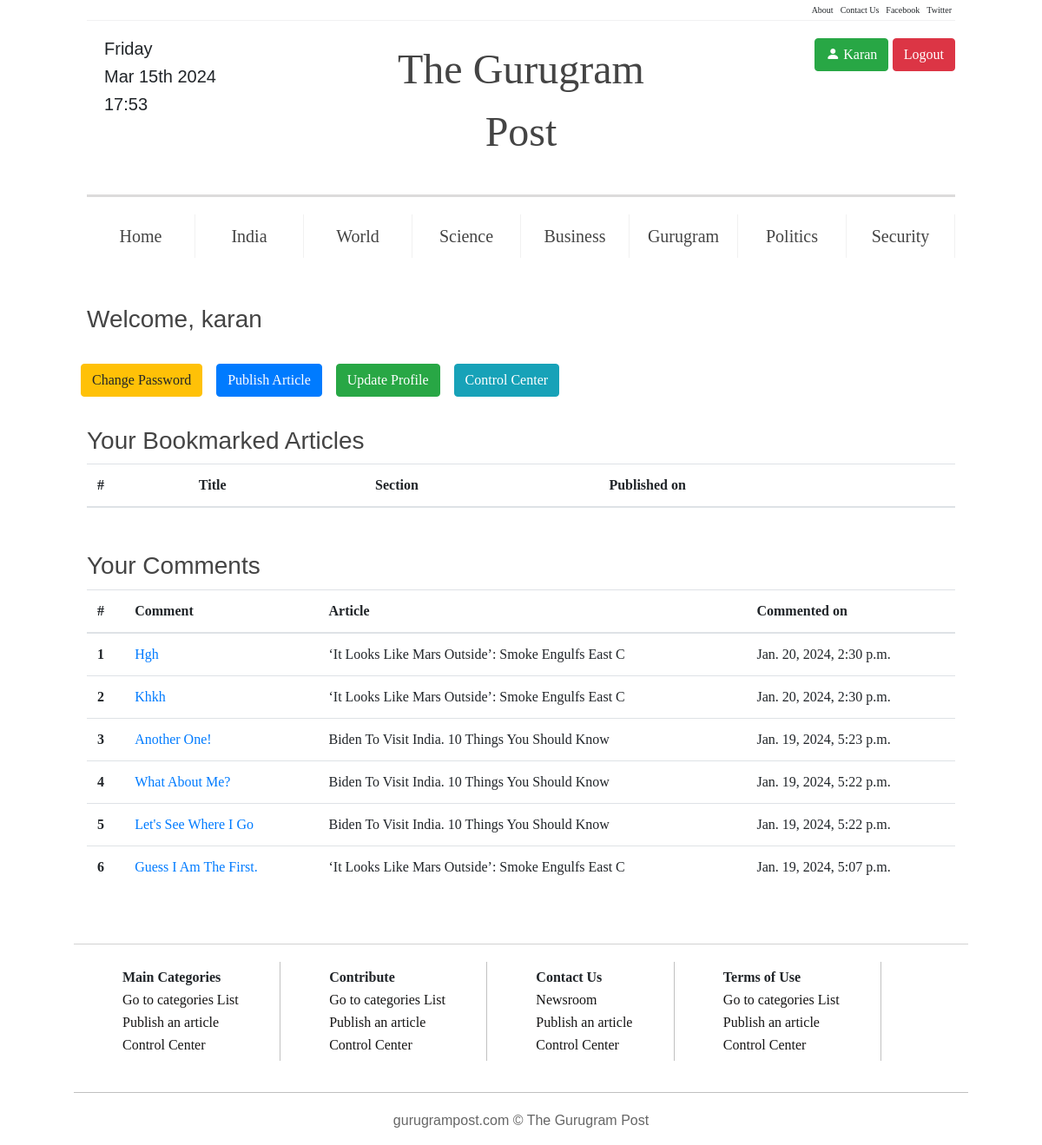
/users/profile/ (signed in), run on an earlier commit of the app's database.
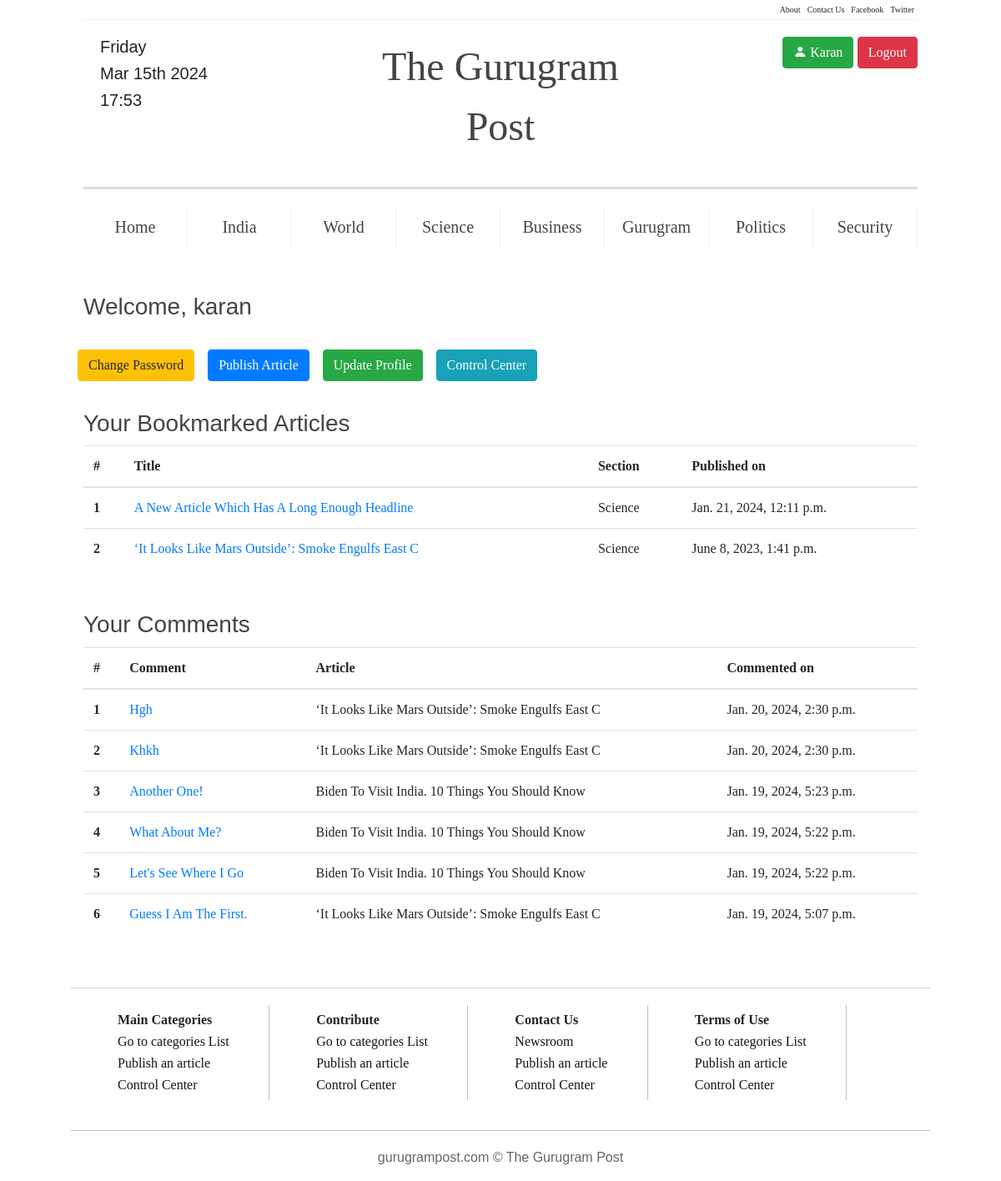
And on a later commit of the database.
### Blog/models.py (models this page shows, shortened)
class Comment(models.Model):
    article = models.ForeignKey(
        Article,
        on_delete=models.CASCADE,
        related_name='comments')
    user = models.ForeignKey(
        get_user_model(),
        on_delete=models.CASCADE)
    text = models.TextField()
    created_date = models.DateTimeField(auto_now_add=True)
    parent = models.ForeignKey('Comment',on_delete=models.DO_NOTHING,null=True,blank=True)
    class Meta:
        ordering = ('-created_date',)

class Article(models.Model):
    title=models.CharField(max_length=100)
    date_pub=models.DateTimeField("Published DateTime",auto_now_add=True) #auto_now_add is for adding date when first created, not whenever updated
    author=models.ForeignKey(get_user_model(),on_delete=models.CASCADE)
    cat=models.ManyToManyField("Category",verbose_name="Category")
    text=RichTextField()
    img=models.ImageField(verbose_name='Cover Image',null=True,blank=True)
    slug=models.SlugField(max_length=50, unique_for_month="date_pub")    #must include only lowercase alphanumeric characters and dashes
    updated_at=models.DateTimeField("Updated on",auto_now=True)
    featured=models.BooleanField(verbose_name='Home Page(Featured)',default=False)
    section=models.ForeignKey('Section',on_delete=models.CASCADE,default=None,null=True)
    class Meta:
        ordering = ('-date_pub',)
    def get_absolute_url(self):
        return reverse("blog:article_detail", kwargs={'year':self.date_pub.year,'month':self.date_pub.month,'slug':self.slug})

class Bookmark(models.Model):
    article=models.ForeignKey('Article',on_delete=models.CASCADE)
    user=models.ForeignKey(
        get_user_model(),
        on_delete=models.CASCADE)

class Section(models.Model):
    name=models.CharField(max_length=45, unique=True)
    slug=models.SlugField(max_length=30,unique=True)
    def __str__(self):
        return self.name

### users/views.py (the view)
# urls.py: path('profile/',views.user_page,name='profile'),
def user_page(request):
    context={}
    return render(request, "users/user_page.html", context)

### users/templates/users/user_page.html
{% extends 'Blog/base.html' %}
{% block content %}
<h3>Welcome, {{user.username}}</h3>
<br>
<div class="row">
    <a href="{% url 'users:password_change' %}" class="btn btn-warning mx-2">Change Password</a>
    <a href="{% url 'blog:article_create' %}" class="btn btn-primary mx-2">Publish Article</a>
    <a href="{% url 'users:update_profile' %}" class="btn btn-success mx-2">Update Profile</a>
    <a href="{% url 'blog:control_center' %}" class="btn btn-info mx-2">Control Center</a>
</div>
<br>
<h3>Your Bookmarked Articles</h3>
<table class="table">
    <thead>
      <tr>
        <th scope="col">#</th>
        <th scope="col">Title</th>
        <th scope="col">Section</th>
        <th scope="col">Published on</th>
      </tr>
    </thead>
    <tbody>
        {% for art in user.bookmark_set.all %}
      <tr>
        <th scope="row">{{forloop.counter}}</th>
        <td><a href="{{art.article.get_absolute_url}}">{{art.article.title|title}}</a></td>
        <td>{{art.article.section}}</td>
        <td>{{art.article.date_pub}}</td>
      </tr>
      {% endfor %}
    </tbody>
  </table>
  <br>
<h3>Your Comments</h3>
<table class="table">
    <thead>
      <tr>
        <th scope="col">#</th>
        <th scope="col">Comment</th>
        <th scope="col">Article</th>
        <th scope="col">Commented on</th>
      </tr>
    </thead>
    <tbody>
        {% for comment in user.comment_set.all %}
      <tr>
        <th scope="row">{{forloop.counter}}</th>
        <td><a href="{{comment.article.get_absolute_url}}">{{comment.text|title}}</a></td>
        <td>{{comment.article.title|title}}</td>
        <td>{{comment.created_date}}</td>
      </tr>
      {% endfor %}
    </tbody>
  </table>
{% endblock %}

### Blog/templates/Blog/base.html (shortened to what this page needs)
<!doctype html>
<html lang="en">
  {% load static %}
  {% load crispy_forms_tags %}
  <head>
    <link rel="stylesheet" href="https://cdn.jsdelivr.net/npm/bootstrap@4.0.0/dist/css/bootstrap.min.css">
    <link rel="stylesheet" href="https://cdn.jsdelivr.net/npm/bootstrap-icons@1.10.5/font/bootstrap-icons.css">
    <link rel="stylesheet" href="{% static 'blog/css/base.css' %}">
    <link rel="stylesheet" href="{% static 'blog/css/footer.css' %}">
    <link rel="stylesheet" href="{% static 'blog/css/front_page.css' %}">
    <link rel="stylesheet" href="{% static 'blog/css/nav.css' %}">
    <link rel="stylesheet" href="{% static 'blog/css/header.css' %}">
  </head>
  <body>
{% include "Blog/navbar.html" %}
    <br>
    {% block content %}
    {% endblock %}
    {% include 'Blog/footer.html' %}
</body>
</html>

### Blog/templates/Blog/navbar.html (shortened to what this page needs)
<div class="top">
    <div>About</div>
    <div>Contact Us</div>
    <div>Facebook</div>
    <div>Twitter</div>
</div>
<div class="header">
    <div id="date-time">
        <h5>{% now "l" %}</h5>
        <h5>{% now "M jS Y" %}</h5>
        <h5>{% now 'G:i' %}</h5>
    </div>
    <div class="logo">
        <p>The Gurugram Post</p>
    </div>
    <div class="profile">
        {% if user.is_authenticated %}
            <a class='btn btn-success' href="{% url 'users:profile' %}"><i class="bi bi-person-fill"></i> {{user.username|title}}</a>
            <a id='logout_button' class='btn btn-danger' href="{% url 'users:logout' %}">Logout</a>
         {% else %}
            <a id='login_button' class='btn btn-primary' href="{% url 'users:login' %}">Login</a>
            <a id='register_button' class="btn btn-secondary" href="{% url 'users:register' %}">Register</a>
        {% endif %}
    </div>
</div>
<nav class="nav">
    <div><a href="{% url 'blog:article_list' %}">Home</a></div>
    <div><a href="{% url 'blog:section_view' 'india' %}">India</a></div>
    <div><a href="{% url 'blog:section_view' 'world' %}">World</a></div>
    <div><a href="{% url 'blog:section_view' 'science' %}">Science</a></div>
    <div><a href="{% url 'blog:section_view' 'business' %}">Business</a></div>
    <div><a href="{% url 'blog:section_view' 'gurugram' %}">Gurugram</a></div>
    <div><a href="{% url 'blog:section_view' 'politics' %}">Politics</a></div>
    <div><a href="{% url 'blog:section_view' 'security' %}">Security</a></div>
</nav>

### Blog/templates/Blog/footer.html
<br>
<br>
<div class="row">
    <div class="footer">
        <ul>
            <li><strong>Main Categories</strong></li>
            <li><a href="{% url 'blog:cat_list' %}">Go to categories List</a></li>
            <li><a href="{% url 'blog:article_create' %}">Publish an article</a></li>
            <li><a href="{% url 'blog:control_center' %}">Control Center</a></li>
        </ul>
        <ul>
            <li><strong>Contribute</strong></li>
            <li><a href="{% url 'blog:cat_list' %}">Go to categories List</a></li>
            <li><a href="{% url 'blog:article_create' %}">Publish an article</a></li>
            <li><a href="{% url 'blog:control_center' %}">Control Center</a></li>
        </ul>
        <ul>
            <li><strong>Contact Us</strong></li>
            <li><a href="{% url 'blog:cat_list' %}">Newsroom</a></li>
            <li><a href="{% url 'blog:article_create' %}">Publish an article</a></li>
            <li><a href="{% url 'blog:control_center' %}">Control Center</a></li>
        </ul>
        <ul>
            <li><strong>Terms of Use</strong></li>
            <li><a href="{% url 'blog:cat_list' %}">Go to categories List</a></li>
            <li><a href="{% url 'blog:article_create' %}">Publish an article</a></li>
            <li><a href="{% url 'blog:control_center' %}">Control Center</a></li>
        </ul>
    </div>
    <div class="copyright">
        <p>gurugrampost.com &copy; The Gurugram Post</p>
    </div>
</div>

### Blog/static/blog/css/base.css (style rules this page uses)
* { box-sizing: border-box; margin: 0; padding: 0; font-family: 'Times New Roman', Times, serif; }
body { margin: 0px 100px 0px 100px; }
h3 { font-family: Arial, Helvetica, sans-serif; margin: 10px 0px; color: #444444; }
p { font-family: Helvetica; color: #666666; font-size: 100%; }

### Blog/static/blog/css/footer.css (style rules this page uses)
.footer { border-top: 1px solid #3f3e3e3b; flex: 100%; padding: 20px 50px; margin-bottom: 20px; display: flex; flex-wrap: wrap; border-bottom: 1px solid rgba(90, 90, 90, 0.377); }
.footer a { color:#161515; }
.footer ul { flex: auto; list-style-type: none; border-right: 1px solid rgba(90, 90, 90, 0.377); margin-right: 50px; padding: 5px; }
.footer ul li { padding: 1px; }
.copyright { flex: 100%; text-align: center; font-family: 'Times New Roman', Times, serif; }

### Blog/static/blog/css/nav.css (style rules this page uses)
.nav { display: flex; justify-content: space-around; margin-top: 20px; margin-bottom: 20px; }
.nav>div { border-right: 1px solid #a7aaab29; flex: 1; padding: 10px; text-align: center; }
.nav a { text-decoration: none; color: #444444; font-size: 20px; }

### Blog/static/blog/css/header.css (style rules this page uses)
.top { display: flex; justify-content: end; font-size: 10px; border-bottom: 1px solid #a7aaab29; }
.top>div { padding: 2px; margin: 2px; }
.header { display: flex; padding-bottom: 20px; margin-top: 20px; justify-content: space-between; border-bottom: 3px solid rgb(185, 183, 183, 0.5); }
.header>div { flex: 0 0 33.33%; }
.header .logo p { font-size: 48px; text-align: center; font-family: 'Times New Roman', Times, serif; color: #444444; }
.header #date-time h5 { padding-left: 20px; font-family: Arial, Helvetica, sans-serif; }
.profile { text-align:end; font-family: Arial, Helvetica, sans-serif; }

What changed in the data, as far as the page shows it:
added Bookmark: article "A New Article Which Has A Long Enough Headline", article.section "Science", article.date_pub "Jan. 21, 2024, 12:11 p.m."
added Bookmark: article "‘It Looks Like Mars Outside’: Smoke Engulfs East C", article.section "Science", article.date_pub "June 8, 2023, 1:41 p.m."
